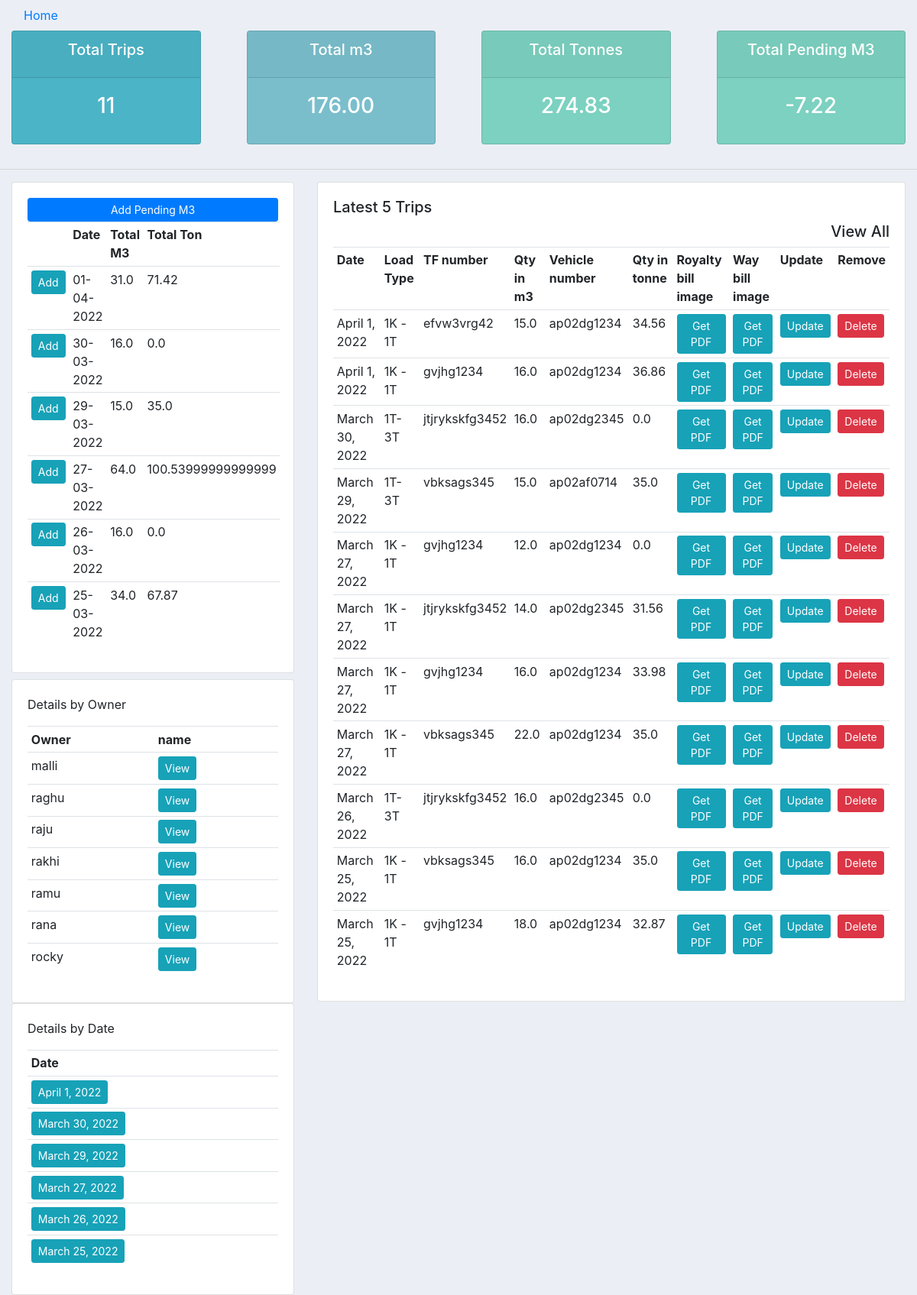
The page /dashboardnew/ (signed in) on the database its author committed.
### blog/models.py (models this page shows, shortened)
class TransporterDetails(models.Model):
    vehicle_owner_name = models.CharField(max_length=100, null=False, blank=False)
    phoneNumberRegex = RegexValidator(regex = r"^\+?1?\d{8,15}$")
    owner_phone_number = models.CharField(validators = [phoneNumberRegex], max_length = 16, null=False, blank=False)
    rate_per_tonne = models.CharField(max_length=200, null=True, blank=True)

class LayerWiseTripDetails(models.Model):
    trip_date = models.DateField(null=False, blank=False,default='2022-03-20')
    company_name = models.ForeignKey(CompanyName, on_delete=models.SET_NULL, null=True, blank=False)
    vehicle_owner_name = models.ForeignKey(
        TransporterDetails , on_delete=models.SET_NULL, null=True, blank=False)
    vehicle_number = models.ForeignKey(
        VehicleDetails , on_delete=models.SET_NULL, null=True, blank=False)
    driver_name = models.CharField(max_length=200,null=True, blank=False)
    quarry_owner_name = models.ForeignKey(QuarryDetails, on_delete=models.SET_NULL, null=True, blank=False)
    load_type = models.ForeignKey(LoadType, on_delete=models.SET_NULL, null=True, blank=False)
    tf_number = models.CharField(max_length=200, null=False, blank=False)
    qty_m3 = models.FloatField(null=False, blank=False)
    royalty_image_front = models.ImageField(null=False, blank=False)
    royalty_image_back = models.ImageField(null=False, blank=True)
    qty_ton = models.FloatField(null=False, blank=False, default=0.0)
    waybill_image_front = models.ImageField(null=False, blank=False)
    waybill_image_back = models.ImageField(null=False, blank=True)
    verifiedbyengineer = models.CharField(max_length=200, blank=False, null=False, choices=STATUS, default='No')
    verifiedbymalli = models.CharField(max_length=200, blank=False, null=False, choices=STATUS, default='No')
    qty_ton = models.FloatField(null=False,default=0, blank=False)
    waybill_image_front = models.ImageField(default='logo.png',null=False, blank=False)
    waybill_image_back = models.ImageField( null=False, blank=True)
    verifiedbysuresh = models.CharField(max_length=200, blank=False, null=False, choices=VERIFY, default='No')
    comments = models.CharField(max_length=200, blank=True, null=True)

class LoadType(models.Model):
    load_type = models.CharField(max_length=100, null=False, blank=False)
    load_type_rate_per_tonne = models.FloatField(null=False, blank=True)
    def __str__(self):
        return self.load_type

class VehicleDetails(models.Model):
    vehicle_number = models.CharField(max_length=10, null=False, blank=False)
    owner_name = models.ForeignKey(TransporterDetails, on_delete=models.SET_NULL, null=True, blank=False)
    phoneNumberRegex = RegexValidator(regex = r"^\+?1?\d{8,15}$")
    driver_name = models.CharField(max_length=200, null=True, blank=True)
    driver_phone_number = models.CharField(validators = [phoneNumberRegex], max_length = 16, null=True, blank=True)
    driver_name2 = models.CharField(max_length=200, null=True, blank=True)
    driver_phone_number2 = models.CharField(validators = [phoneNumberRegex], max_length = 16, null=True, blank=True)
    rate_per_tonne = models.CharField(max_length=200, null=False, blank=False)
    def __str__(self):
        return self.vehicle_number

### blog/views.py (the view)
# urls.py: path('dashboardnew/', views.dashboard_new, name='dashboard_new'),
@login_required(login_url='login')
def dashboard_new(request):
    user = request.user
    categories = user.category_set.all()
    vehicle_details = VehicleDetails.objects.all().order_by('-id')
    trip_details = LayerWiseTripDetails.objects.all().order_by('-trip_date')
    totaltrips = trip_details.count()
    if totaltrips >0:
        totalqty_in_m3 = "{:.2f}".format(trip_details.aggregate(Sum('qty_m3'))['qty_m3__sum'])
        totalqty_in_ton = "{:.2f}".format(trip_details.aggregate(Sum('qty_ton'))['qty_ton__sum'])
        totalpending_m3 = "{:.2f}".format(float(totalqty_in_m3)-(float(totalqty_in_ton)/1.5))
    else:
        totalqty_in_m3 = 0
        totalqty_in_ton = 0
        totalpending_m3 = 0
    ownernames = TransporterDetails.objects.all().order_by('vehicle_owner_name')
    distinct_dates = trip_details.values('trip_date','load_type').annotate(Sum('qty_m3'), Sum('qty_ton'))
    for i in distinct_dates:
        print(i)
    context = {'vehicle_details': vehicle_details, 'trip_details':trip_details,
             'totaltrips': totaltrips, 'totalqty_in_ton':totalqty_in_ton, 'totalqty_in_m3':totalqty_in_m3,'totalpending_m3':totalpending_m3
             , 'distinct_dates':distinct_dates
             ,'ownernames':ownernames
             }
    return render(request, 'blog/dashboard_details.html', context)

### blog/templates/blog/dashboard_details.html (shortened to what this page needs)
<!DOCTYPE html>
<html>
<head>
	<link rel="stylesheet" href="https://stackpath.bootstrapcdn.com/bootstrap/4.3.1/css/bootstrap.min.css">
</head>
<body>
	<div class="container-fluid">
		<a class="nav-item nav-link" href="{% url 'blog-home' %}">Home</a>
	</div>
{% block content %}
<div class="row">
	<div class="col">
		<div class="col-md">
			<div class="card text-center text-white  mb-3" id="total-orders">
			  	<div class="card-header">
			  		<h5 class="card-title">Total Trips</h5>
			  	</div>
			  	<div class="card-body">
			    	<h3 class="card-title">{{totaltrips}}</h3>
			  	</div>
			</div>
		</div>
	</div>
	<div class="col">
		<div class="col-md">
			<div class="card text-center text-white  mb-3" id="orders-delivered">
			  	<div class="card-header">
			  		<h5 class="card-title">Total m3</h5>
			  	</div>
			  	<div class="card-body">
			    	<h3 class="card-title">{{totalqty_in_m3}} </h3>
			  	</div>
			</div>
		</div>
	</div>
	<div class="col">
		<div class="col-md">
			<div class="card text-center text-white  mb-3" id="orders-pending">
			  	<div class="card-header">
			  		<h5 class="card-title">Total Tonnes</h5>
			  	</div>
			  	<div class="card-body">
			    	<h3 class="card-title">{{totalqty_in_ton}}</h3>
			  	</div>
			</div>
		</div>
	</div>
	<div class="col">
		<div class="col-md">
			<div class="card text-center text-white  mb-3" id="orders-pending">
			  	<div class="card-header">
			  		<h5 class="card-title">Total Pending M3</h5>
				</div>
			  	<div class="card-body">
			    	<h3 class="card-title">{{totalpending_m3}}</h3>
			  	</div>
			</div>
		</div>
	</div>
</div>
<hr>
	<div class="container-fluid">
	<div class="row">
		<div class="col-md-4">
			<div class="card card-body">
				<a class="btn btn-primary  btn-sm btn-block" href="">Add Pending M3 </a>
				<table class="table table-sm">
					<tr>
						<th></th>
						<th>Date</th>
						<th>Total M3</th>
						<th>Total Ton</th>
					</tr>
					{% for distinct_date in distinct_dates %}
					<tr>
						<td><a class="btn btn-sm btn-info" href="#">Add</a></td>
						<td>{{ distinct_date.trip_date|date:"d-m-Y" }}</td>
						<td>{{ distinct_date.qty_m3__sum }}</td>
						<td>{{ distinct_date.qty_ton__sum }}</td>
					</tr>
					{% endfor %}
				</table>
			</div>
			<div class="card card-body">
				<p>Details by Owner</p>
				<table class="table table-sm">
					<tr>
						<th> Owner </th>
						<th>name</th>
					</tr>
					{% for ownername in ownernames %}
						<tr>
							<td>{{ownername.vehicle_owner_name}} </td>
							<td><a class="btn btn-sm btn-info" href="{% url 'owner_details' ownername.id %}">View</a></td>
						</tr>
					{% endfor %}
				</table>
			</div>
			<div class="card card-body">
				<p>Details by Date</p>
				<table class="table table-sm">
					<tr>
						<th> Date </th>
					</tr>
					{% for distinct_date in distinct_dates %}
						<tr>
							<td><a class="btn btn-sm btn-info" href="{% url 'pdf_day' distinct_date.trip_date|date:"Y-m-d" %}">{{distinct_date.trip_date}}</a></td>
						</tr>
					{% endfor %}
				</table>
			</div>
		</div>
		<div class="col-md-8">
			<div class="card card-body">
				<h5 align="left">Latest 5 Trips</h5>
				<h5 align="right">View All</h5>
				<table class="table table-sm">
					<tr>
						<th>Date</th>
						<th>Load Type</th>
						<th>TF number</th>
						<th>Qty in m3</th>
						<th>Vehicle number</th>
						<th>Qty in tonne</th>
						<th>Royalty bill image</th>
						<th>Way bill image</th>
						<th>Update</th>
						<th>Remove</th>
					</tr>
					{% for trip_detail in trip_details %}
						<tr>
							<td>{{trip_detail.trip_date}}</td>
							<td>{{trip_detail.load_type}}</td>
							<td>{{trip_detail.tf_number}}</td>
							<td>{{trip_detail.qty_m3}}</td>
							<td>{{trip_detail.vehicle_number}}</td>
							<td>{{trip_detail.qty_ton}}</td>
							<td><a class="btn btn-sm btn-info" href="{% url 'pdf_royalty_bill_image' trip_detail.id %}">Get PDF</a></td>
							<td><a class="btn btn-sm btn-info" href="{% url 'pdf_way_bill_image' trip_detail.id %} ">Get PDF</a></td>
							<td><a class="btn btn-sm btn-info" href="{% url 'updatetrip' trip_detail.id %}">Update</a></td>
							<td><a class="btn btn-sm btn-danger" href="{% url 'deletetrip' trip_detail.id %}">Delete</a></td>
						</tr>
					{% endfor %}
				</table>
			</div>
		</div>
	</div>
	</div>
	{% endblock %}
</body>
</html>

### blog/templates/blog/dashboard_details.html (style rules this page uses)
body { background-color: #ebeff5; }
#total-orders { background-color: #4cb4c7; }
#orders-delivered { background-color: #7abecc; }
#orders-pending { background-color: #7CD1C0; }

### rows shown on the page
TransporterDetails: vehicle_owner_name "malli"
TransporterDetails: vehicle_owner_name "raghu"
TransporterDetails: vehicle_owner_name "raju"
TransporterDetails: vehicle_owner_name "rakhi"
TransporterDetails: vehicle_owner_name "ramu"
TransporterDetails: vehicle_owner_name "rana"
TransporterDetails: vehicle_owner_name "rocky"
LayerWiseTripDetails: trip_date "April 1, 2022", load_type "1K - 1T", tf_number "efvw3vrg42", qty_m3 "15.0", vehicle_number "ap02dg1234", qty_ton "34.56"
LayerWiseTripDetails: trip_date "April 1, 2022", load_type "1K - 1T", tf_number "gvjhg1234", qty_m3 "16.0", vehicle_number "ap02dg1234", qty_ton "36.86"
LayerWiseTripDetails: trip_date "March 30, 2022", load_type "1T- 3T", tf_number "jtjrykskfg3452", qty_m3 "16.0", vehicle_number "ap02dg2345", qty_ton "0.0"
LayerWiseTripDetails: trip_date "March 29, 2022", load_type "1T- 3T", tf_number "vbksags345", qty_m3 "15.0", vehicle_number "ap02af0714", qty_ton "35.0"
LayerWiseTripDetails: trip_date "March 27, 2022", load_type "1K - 1T", tf_number "gvjhg1234", qty_m3 "12.0", vehicle_number "ap02dg1234", qty_ton "0.0"
LayerWiseTripDetails: trip_date "March 27, 2022", load_type "1K - 1T", tf_number "jtjrykskfg3452", qty_m3 "14.0", vehicle_number "ap02dg2345", qty_ton "31.56"
LayerWiseTripDetails: trip_date "March 27, 2022", load_type "1K - 1T", tf_number "gvjhg1234", qty_m3 "16.0", vehicle_number "ap02dg1234", qty_ton "33.98"
LayerWiseTripDetails: trip_date "March 27, 2022", load_type "1K - 1T", tf_number "vbksags345", qty_m3 "22.0", vehicle_number "ap02dg1234", qty_ton "35.0"
LayerWiseTripDetails: trip_date "March 26, 2022", load_type "1T- 3T", tf_number "jtjrykskfg3452", qty_m3 "16.0", vehicle_number "ap02dg2345", qty_ton "0.0"
LayerWiseTripDetails: trip_date "March 25, 2022", load_type "1K - 1T", tf_number "vbksags345", qty_m3 "16.0", vehicle_number "ap02dg1234", qty_ton "35.0"
LayerWiseTripDetails: trip_date "March 25, 2022", load_type "1K - 1T", tf_number "gvjhg1234", qty_m3 "18.0", vehicle_number "ap02dg1234", qty_ton "32.87"

### other values the page prints
{{ totaltrips }} "11"
{{ totalqty_in_m3 }} "176.00"
{{ totalqty_in_ton }} "274.83"
{{ totalpending_m3 }} "-7.22"
{{ distinct_date.trip_date|date:"d-m-Y" }} "01-04-2022" "30-03-2022" "29-03-2022" "27-03-2022" "26-03-2022" "25-03-2022"
{{ distinct_date.qty_m3__sum }} "31.0" "16.0" "15.0" "64.0" "16.0" "34.0"
{{ distinct_date.qty_ton__sum }} "71.42" "0.0" "35.0" "100.53999999999999" "0.0" "67.87"
{{ distinct_date.trip_date }} "April 1, 2022" "March 30, 2022" "March 29, 2022" "March 27, 2022" "March 26, 2022" "March 25, 2022"
